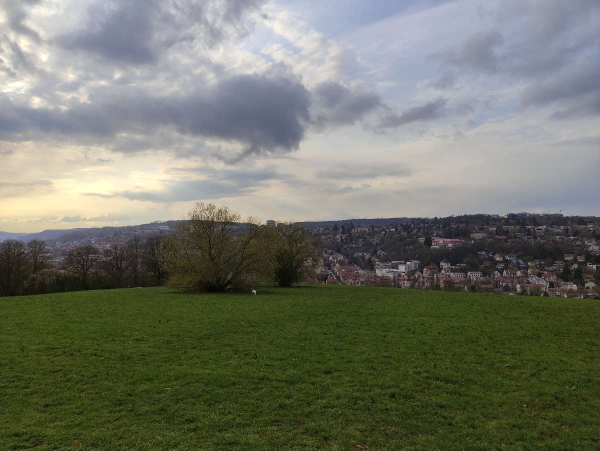
#> input picture ex01/code/image-1.jpg, 1200 x 901 px (shown at 1/2 size)
$ python panaroma.py
#> lines starting #> are read from the running program, lines starting #| are printed output that depends on the picture

import numpy as np
import itertools
import matplotlib.pyplot as plt
from scipy.spatial.transform import Rotation as R
from IPython.display import HTML
from matplotlib import animation
from matplotlib.patches import Polygon
import cv2
# Load images
img1 = cv2.cvtColor(cv2.imread('./image-1.jpg'), cv2.COLOR_BGR2RGB)
img2 = cv2.cvtColor(cv2.imread('./image-2.jpg'), cv2.COLOR_BGR2RGB)
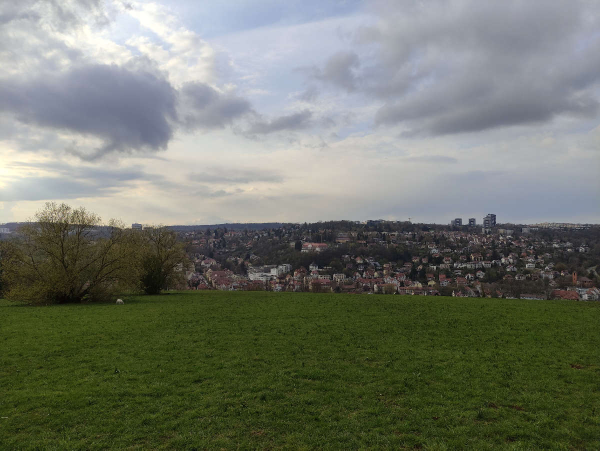
#> input picture ex01/code/image-2.jpg, 1200 x 901 px (shown at 1/2 size)
print(img1.shape)
#| (901, 1200, 3)
# Load matching points
npz_file = np.load('./panorama_points.npz')
#> (reads ex01/code/panorama_points.npz from the repository)
points_source = npz_file['points_source']
points_target = npz_file['points_target']

'''
# Let's visualize the images
f = plt.figure(figsize=(15, 5))
ax1 = f.add_subplot(121)
ax2 = f.add_subplot(122)
ax1.imshow(img1)
ax2.imshow(img2)
'''
def draw_matches(img1, points_source, img2, points_target):
    ''' Returns an image with matches drawn onto the images.
    '''
    r, c = img1.shape[:2]
    r1, c1 = img2.shape[:2]

    output_img = np.zeros((max([r, r1]), c + c1, 3), dtype='uint8')
    output_img[:r, :c, :] = np.dstack([img1])
    output_img[:r1, c:c + c1, :] = np.dstack([img2])

    for p1, p2 in zip(points_source, points_target):
        (x1, y1) = p1[:2]
        (x2, y2) = p2[:2]

        cv2.circle(output_img, (int(x1), int(y1)), 10, (0, 255, 255), 10)
        cv2.circle(output_img, (int(x2) + c, int(y2)), 10, (0, 255, 255), 10)

        cv2.line(output_img, (int(x1), int(y1)), (int(x2) + c, int(y2)), (0, 255, 255), 5)

    return output_img

'''
f = plt.figure(figsize=(20, 10))
vis = draw_matches(img1, points_source[:5], img2, points_target[:5])
plt.imshow(vis)
'''

#Using DLT
def get_Ai(xi_vector, xi_prime_vector):
    assert(xi_prime_vector.shape==(3,) and xi_vector.shape==(3,))
    zero_vector = np.zeros((3,),dtype=np.float32)
    xi,yi,wi=xi_prime_vector
    Ai=np.stack([
        np.concatenate([zero_vector,-wi*xi_vector,yi*xi_vector]),
        np.concatenate([wi*xi_vector,zero_vector,-xi*xi_vector])
    ])
    assert(Ai.shape==(2,9))
    return Ai

def get_A(points_source,points_target):
    assert(points_source.shape[-1]==3 and points_target.shape[-1]==3)
    N=points_source.shape[0]
    corres=zip(points_source,points_target)
    A=np.concatenate([get_Ai(p1,p2)for (p1,p2)in corres])
    assert(A.shape == (2*N,9))
    return A


#Direct Linear Transform
def get_homography(points_source, points_target):
    A = get_A(points_source,points_target)
    u, s, vh = np.linalg.svd(A)
    H = vh[-1].reshape(3, 3)
    H = H/H[2,2]
    return H
#stiching~
def stich_images(img1, img2, H):
    rows1, cols1 = img1.shape[:2]
#> rows1 = 901; cols1 = 1200
    rows2, cols2 = img2.shape[:2]
#> rows2 = 901; cols2 = 1200

    list_of_points_1 = np.float32([[0,0], [0, rows1],[cols1, rows1], [cols1, 0]]).reshape(-1, 1, 2)
    temp_points = np.float32([[0,0], [0,rows2], [cols2,rows2], [cols2,0]]).reshape(-1,1,2)

    list_of_points_2 = cv2.perspectiveTransform(temp_points, H)
    list_of_points = np.concatenate((list_of_points_1,list_of_points_2), axis=0)

    [x_min, y_min] = np.int32(list_of_points.min(axis=0).ravel() - 0.5)
#> x_min = 0; y_min = -157
    [x_max, y_max] = np.int32(list_of_points.max(axis=0).ravel() + 0.5)
#> x_max = 1735; y_max = 1055

    translation_dist = [-x_min,-y_min]
#> translation_dist = [0, 157]

    H_translation = np.array([[1, 0, translation_dist[0]], [0, 1, translation_dist[1]], [0, 0, 1]])
#> H_translation = [[1, 0, 0], [0, 1, 157], [0, 0, 1]]

    output_img = cv2.warpPerspective(img2, H_translation.dot(H), (x_max-x_min, y_max-y_min))
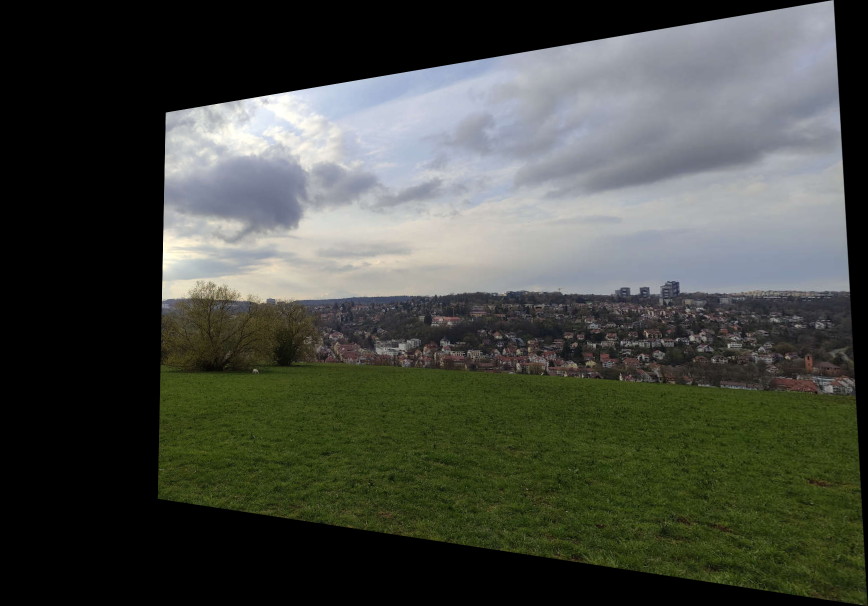
#> output_img: shape (1212, 1735, 3) (shown at 1/2 size); mean R, G, B 70.6, 74, 66.3
    output_img[translation_dist[1]:rows1+translation_dist[1], translation_dist[0]:cols1+translation_dist[0]] = img1
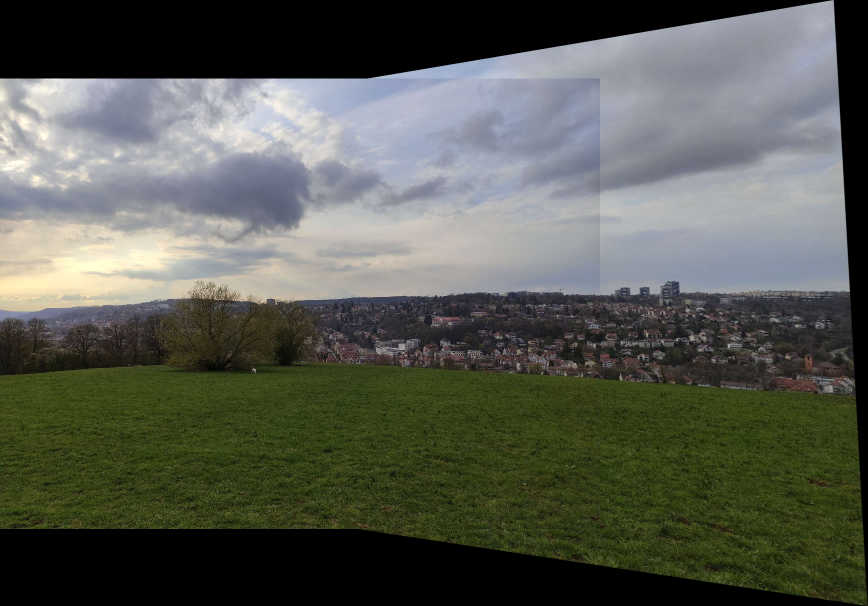
#> output_img: shape (1212, 1735, 3) (shown at 1/2 size); mean R, G, B 86.8, 90.2, 80.6

    return output_img

H = get_homography(points_target, points_source)
stiched_image = stich_images(img1, img2, H)
#> (the run stopped early here; a loop or call above may not have finished)
